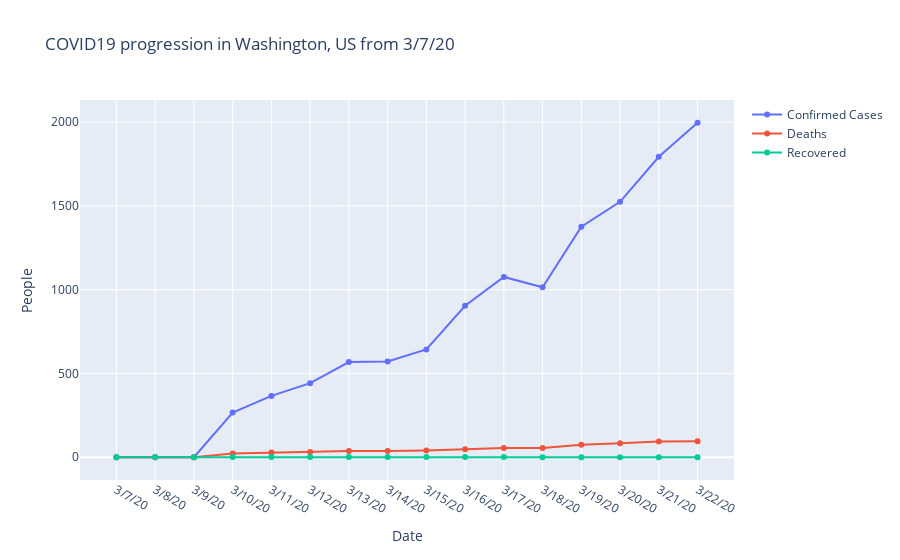

This figure's notebook cell:
### Code cell
fig = go.Figure()
fig.add_trace(go.Scatter(x=df['Date'],y=df['Confirmed Cases'], mode='lines+markers', name='Confirmed Cases'))
fig.add_trace(go.Scatter(x=df['Date'],y=df['Deaths'], mode='lines+markers', name='Deaths'))
fig.add_trace(go.Scatter(x=df['Date'],y=df['Recovered'], mode='lines+markers', name='Recovered'))
fig.update_layout(
    title=f"COVID19 progression in {STATE}, {COUNTRY} from {START_DATE}",
    xaxis_title="Date",
    yaxis_title="People"
)
fig.show()

### Figure 1 — Plotly figure (JSON) as saved in the notebook; plotly's stock layout.template omitted (floating-point values rounded to 4 significant figures)
{"data": [{"mode": "lines+markers", "name": "Confirmed Cases", "type": "scatter", "x": ["3/7/20", "3/8/20", "3/9/20", "3/10/20", "3/11/20", "3/12/20", "3/13/20", "3/14/20", "3/15/20", "3/16/20", "3/17/20", "3/18/20", "3/19/20", "3/20/20", "3/21/20", "3/22/20"], "y": [0, 0, 0, 267, 366, 442, 568, 572, 643, 904, 1076, 1014, 1376, 1524, 1793, 1996]}, {"mode": "lines+markers", "name": "Deaths", "type": "scatter", "x": ["3/7/20", "3/8/20", "3/9/20", "3/10/20", "3/11/20", "3/12/20", "3/13/20", "3/14/20", "3/15/20", "3/16/20", "3/17/20", "3/18/20", "3/19/20", "3/20/20", "3/21/20", "3/22/20"], "y": [0, 0, 0, 23, 29, 31, 37, 37, 40, 48, 55, 55, 74, 83, 94, 95]}, {"mode": "lines+markers", "name": "Recovered", "type": "scatter", "x": ["3/7/20", "3/8/20", "3/9/20", "3/10/20", "3/11/20", "3/12/20", "3/13/20", "3/14/20", "3/15/20", "3/16/20", "3/17/20", "3/18/20", "3/19/20", "3/20/20", "3/21/20", "3/22/20"], "y": [0, 0, 0, 1, 1, 1, 1, 1, 1, 1, 1, 0, 0, 0, 0, 0]}], "layout": {"autosize": true, "title": {"text": "COVID19 progression in Washington, US from 3/7/20"}, "xaxis": {"autorange": true, "range": [-0.8949, 15.89], "title": {"text": "Date"}, "type": "category"}, "yaxis": {"autorange": true, "range": [-146.2, 2142.0], "title": {"text": "People"}, "type": "linear"}}}
